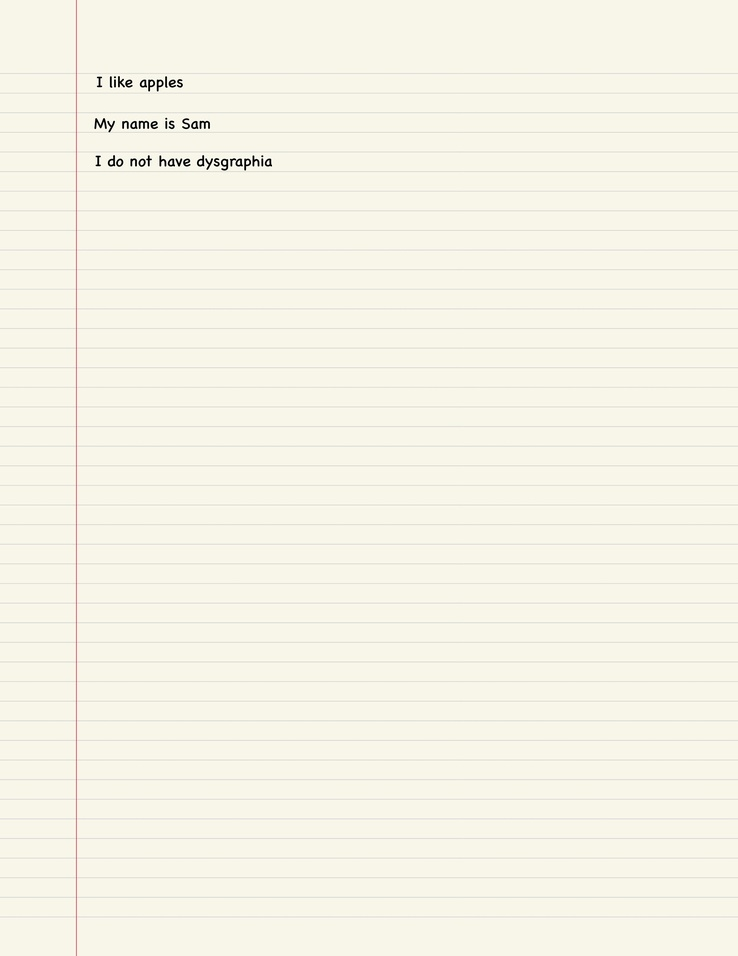
#> input picture Algo/images/gt_002.jpg, 738 x 956 px, shrunk from 2244 x 2904 before the run
$ python vectorize_img.py
#> lines starting #> are read from the running program, lines starting #| are printed output that depends on the picture; after the words box and inside, x2 and y2 are one past the last pixel; in counts of white or black regions, pixels touching at a corner belong together
import numpy as np
import cv2 as cv
from matching import *
import random

# path
# path = "sample_handwriting/001.jpg"
path_1 = "images/gt_002.jpg"
path_2 = "images/002.jpg"

#----Filtering stuffs-------
img_1 = cv.imread(path_1,0)
#> img_1: shape (956, 738); min 0, max 255, mean 243.4
median_1 = cv.medianBlur(img_1,3)

img_2 = cv.imread(path_2,0)
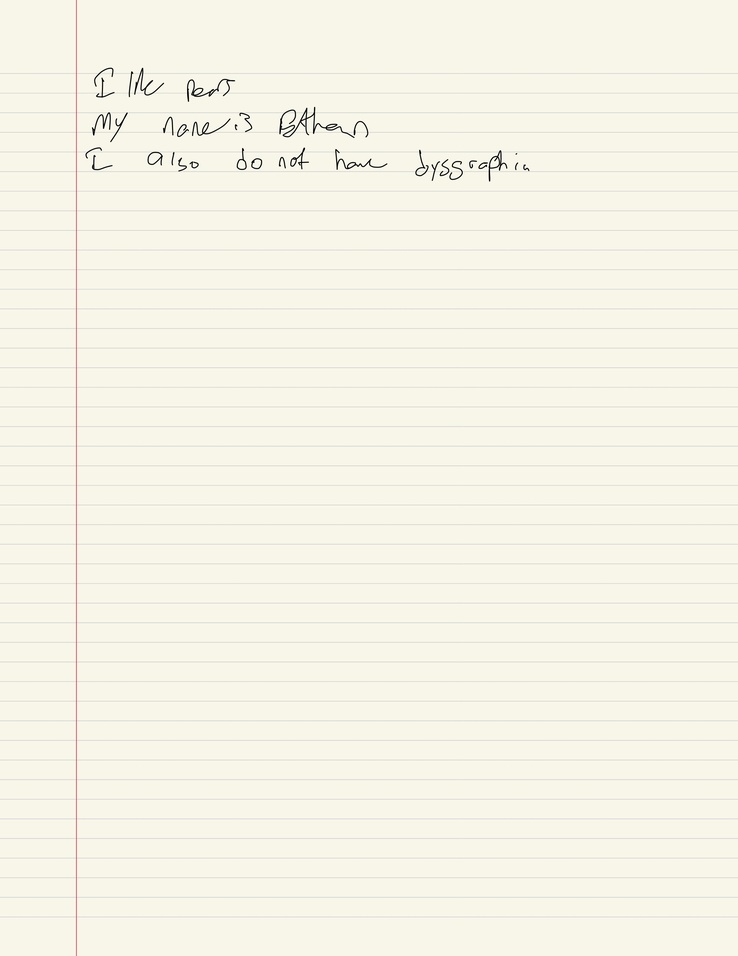
#> input picture Algo/images/002.jpg, 738 x 956 px, shrunk from 2244 x 2904 before the run
#> img_2: shape (956, 738); min 0, max 255, mean 243.2
median_2 = cv.medianBlur(img_2,3)
# [4 lines of commented-out code are left out]

def find_contours(img):
    ret, thresh = cv.threshold(img, 127, 255, 0)
    contours, hierarchy = cv.findContours(thresh, cv.RETR_TREE, cv.CHAIN_APPROX_SIMPLE)
    print(len(contours))
    return contours

def draw_contours(img,contours,window_name = "contours"):
    img = cv2.cvtColor(img, cv2.COLOR_GRAY2BGR )
    for i in range(len(contours)):
        cv.drawContours(img, contours, i,
                        (random.randint(0,255),random.randint(0,255),random.randint(0,255))
                        ,3)
    cv.imshow(window_name, img)
#--------vectorize image----------
edges = cv.Canny(img_1,100,200)
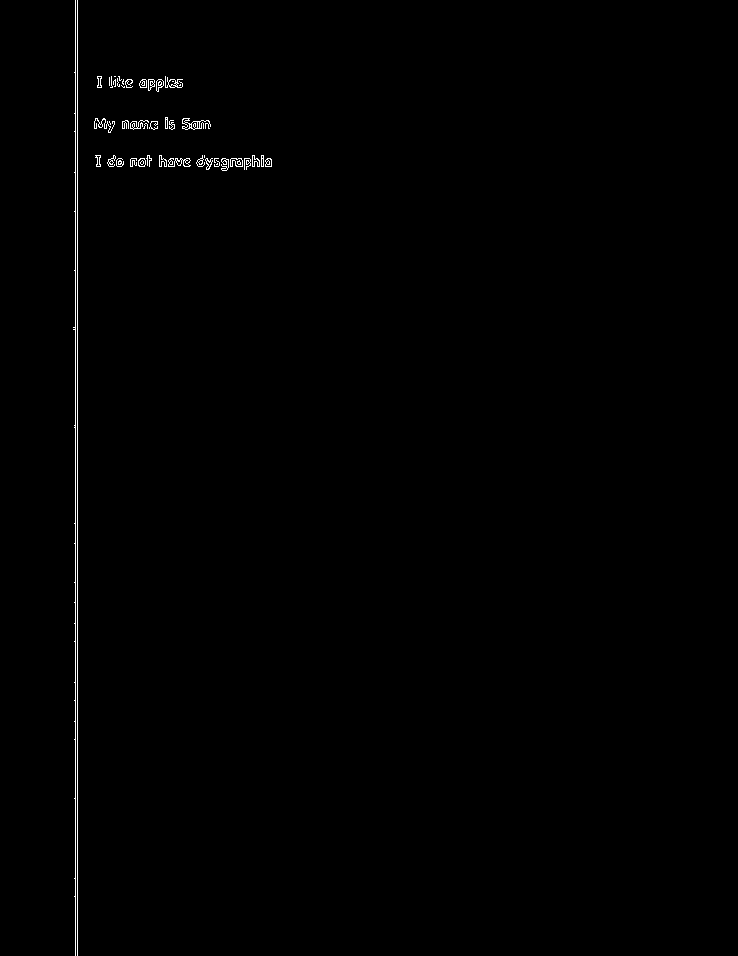
#> edges: shape (956, 738); 0.49% white in thin lines or dots, all inside (x1, y1, x2, y2) = (73, 0, 272, 956)
#> (the run stopped early here; a loop or call above may not have finished)
